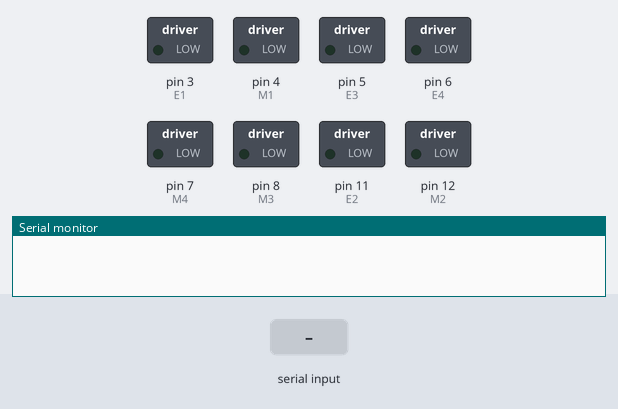
The sketch below on a simulated Arduino Uno, built with avr-gcc and run on an emulated ATmega328P. On the bench: switched loads named in the sketch (green lamp = pin HIGH), the last lines printed to the serial monitor. Inputs (shaded band) come from the test bench.

Above: at 1.2 s.
1.3 s: "1" received over Serial
At 2.2 s:
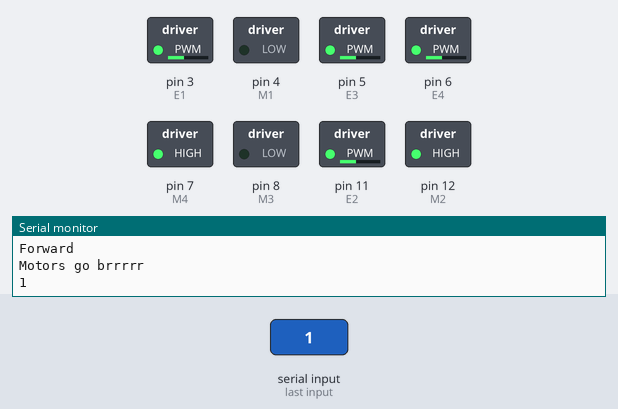
2.8 s: "2" received over Serial
At 3.4 s:
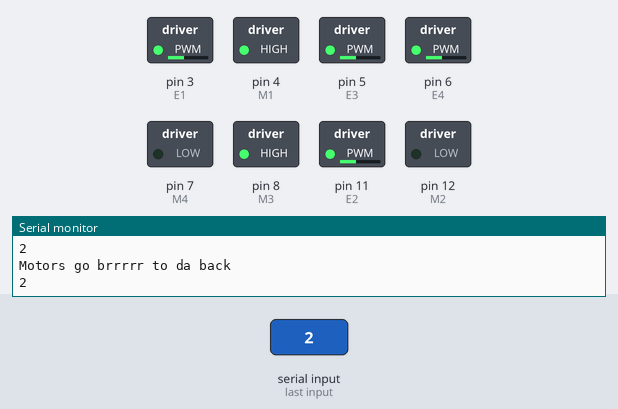
4.3 s: "3" received over Serial
At 5.5 s:
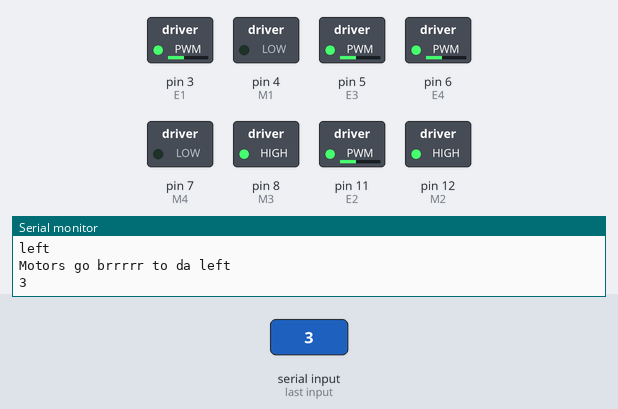
5.8 s: "4" received over Serial
At 6.9 s:
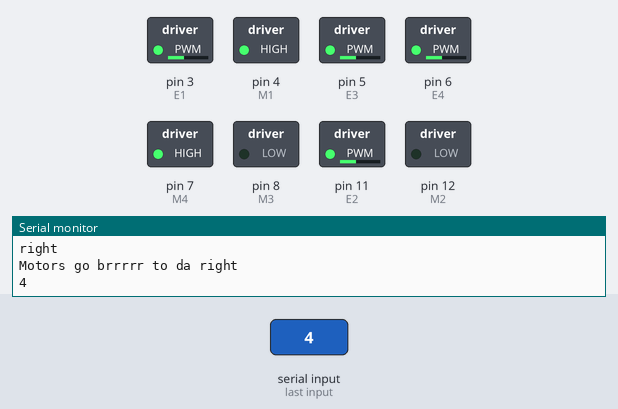
7.3 s: "0" received over Serial
At 8.0 s:
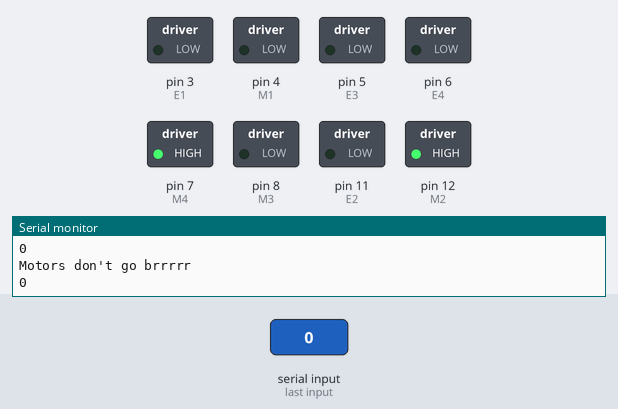
Timing chart, 0 to 9.8 s (numbered marks = the images above; inputs shaded):
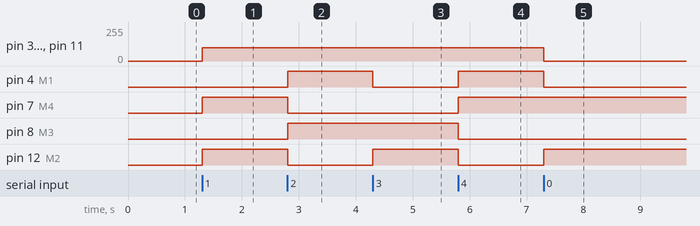

The sketch:

bluetooth_only.ino
```cpp
/*!
* @file QuadMotorDriverShield.ino
* @brief QuadMotorDriverShield.ino  Motor control program
*
* Every 2 seconds to control motor positive inversion
*
* @author linfeng(490289303@qq.com)
* @version  V1.0
* @date  2016-4-5
*/
#include "NewPing.h"
#define TRIGGER_PIN 4
#define ECHO_PIN 2
#define MAX_DISTANCE 400

NewPing sonar(TRIGGER_PIN, ECHO_PIN, MAX_DISTANCE);

const int E1 = 3; ///<Motor1 Speed
const int E2 = 11;///<Motor2 Speed
const int E3 = 5; ///<Motor3 Speed
const int E4 = 6; ///<Motor4 Speed

const int M1 = 4; ///<Motor1 Direction
const int M2 = 12;///<Motor2 Direction
const int M3 = 8; ///<Motor3 Direction
const int M4 = 7; ///<Motor4 Direction

char incoming_value = 0;

float distance;

void M1_advance(char Speed) ///<Motor1 Advance
{
 digitalWrite(M1,LOW);
 analogWrite(E1,Speed);
}
void M2_advance(char Speed) ///<Motor2 Advance
{
 digitalWrite(M2,HIGH);
 analogWrite(E2,Speed);
}
void M3_advance(char Speed) ///<Motor3 Advance
{
 digitalWrite(M3,LOW);
 analogWrite(E3,Speed);
}
void M4_advance(char Speed) ///<Motor4 Advance
{
 digitalWrite(M4,HIGH);
 analogWrite(E4,Speed);
}

void M1_back(char Speed) ///<Motor1 Back off
{
 digitalWrite(M1,HIGH);
 analogWrite(E1,Speed);
}
void M2_back(char Speed) ///<Motor2 Back off
{
 digitalWrite(M2,LOW);
 analogWrite(E2,Speed);
}
void M3_back(char Speed) ///<Motor3 Back off
{
 digitalWrite(M3,HIGH);
 analogWrite(E3,Speed);
}
void M4_back(char Speed) ///<Motor4 Back off
{
 digitalWrite(M4,LOW);
 analogWrite(E4,Speed);
}


void setup() {
  Serial.begin(9600);
  for(int i=3;i<9;i++)
    pinMode(i,OUTPUT);

  for(int i=11;i<13;i++)
    pinMode(i,OUTPUT);
}


void loop() {
if (Serial.available() > 0 ) {
incoming_value = Serial.read();
Serial.println("INCOMING DATA:");
Serial.println(incoming_value);
  if (incoming_value == '1'){
    motors_forward();
  }
  else if (incoming_value == '2'){
    motors_back();
    }
  else if (incoming_value == '3'){
    motors_left();
    }
  else if (incoming_value == '4'){
    motors_right();
    }
  else if (incoming_value == '0'){
    motors_stop();
    }
  }
  }


void motors_forward(){
  Serial.println("Forward");
  while(incoming_value == '1'){
    Serial.println("Motors go brrrrr");
    Serial.println(incoming_value);
        M1_advance(100);
        M2_advance(100);
        M3_advance(100);
        M4_advance(100);
        incoming_value = Serial.read();
  }
}

void motors_right(){
  Serial.println("right");
  while(incoming_value == '4'){
    Serial.println("Motors go brrrrr to da right");
    Serial.println(incoming_value);
    M1_back(100);
    M2_back(100);
    M3_advance(100);
    M4_advance(100);
    incoming_value = Serial.read();
  }
}

void motors_left(){
  Serial.println("left");
  while(incoming_value == '3'){
    Serial.println("Motors go brrrrr to da left");
    Serial.println(incoming_value);
    M1_advance(100);
    M2_advance(100);
    M3_back(100);
    M4_back(100);
    incoming_value = Serial.read();
  }
}

void motors_back(){
  while(incoming_value == '2'){
    Serial.println("Motors go brrrrr to da back");
    Serial.println(incoming_value);
    M1_back(100);
    M2_back(100);
    M3_back(100);
    M4_back(100);
    incoming_value = Serial.read();
  }
}


void motors_stop(){
    Serial.println("Motors don't go brrrrr");
      Serial.println(incoming_value);
      M1_advance(0);
      M2_advance(0);
      M3_advance(0);
      M4_advance(0);
}
```

Measured:
- after the input at 1.3 s, pin 3 (E1), pin 5 (E3), pin 6 (E4), pin 11 (E2): 0/255 → 100/255 at once; pin 7 (M4), pin 12 (M2): LOW → HIGH at once
- after the input at 2.8 s, pin 4 (M1), pin 8 (M3): LOW → HIGH at once; pin 7 (M4), pin 12 (M2): HIGH → LOW at once
- after the input at 4.3 s, pin 4 (M1): HIGH → LOW at once; pin 12 (M2): LOW → HIGH at once
- after the input at 5.8 s, pin 4 (M1), pin 7 (M4): LOW → HIGH at once; pin 8 (M3), pin 12 (M2): HIGH → LOW at once
- after the input at 7.3 s, pin 3 (E1), pin 5 (E3), pin 6 (E4), pin 11 (E2): 100/255 → 0/255 at once; pin 4 (M1): HIGH → LOW at once; pin 12 (M2): LOW → HIGH at once
